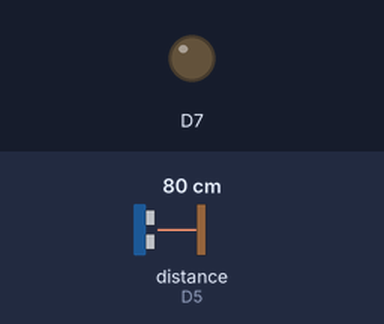
This sketch was run on a simulated Particle Photon. On the bench: output pins drawn as LEDs (lit = HIGH). Inputs (shaded band) come from the test bench; at power-on: distance to the obstacle (sensor on D5) 80 cm. The echo pulse lasts 58.3 µs per cm; what the sketch prints to the serial monitor is not drawn.

Above: at 16.2 s.
Timing chart, 0 to 40.6 s (numbered marks = the images above):
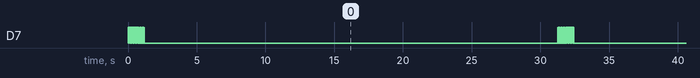

Measured:
- by itself, D7: repeats every 31.2 s: HIGH 0.03 s, LOW 30.1 s, 19 × (HIGH 0.03 s, LOW 0.03 s)
- by itself, everything shown: repeats every 31.2 s, in 4 steps

The sketch:

cellTest.ino
```cpp
#include "HC_SR04.h"

int i;
double cm = 0.0;
double minCm = 5;
double maxCm = 200;

int trigPin = D4;
int echoPin = D5;
HC_SR04 rangefinder = HC_SR04(trigPin, echoPin, minCm, maxCm);

void setup() {
    	Serial.begin(9600);
	pinMode( D7, OUTPUT);
	digitalWrite( D7, LOW );
}

void loop() {
    	cm = rangefinder.getDistanceCM();
	Serial.println( cm );
        bool success =  Particle.publish("write_distance", String::format("%d", int(cm) ) );

	if ( success && cm > 0) {
		// flash LED; number of flashes correlates to distance
		for ( int i = 0; i < int( cm/4) ; i++ ) {
			digitalWrite( D7, HIGH ); delay(30); digitalWrite( D7, LOW ); delay(30);
		}
	} else {
		// one long flash for failure
		digitalWrite( D7, HIGH ); delay(2000); digitalWrite( D7, LOW );
	}

	delay(30000); // every 30 secs
}
```
